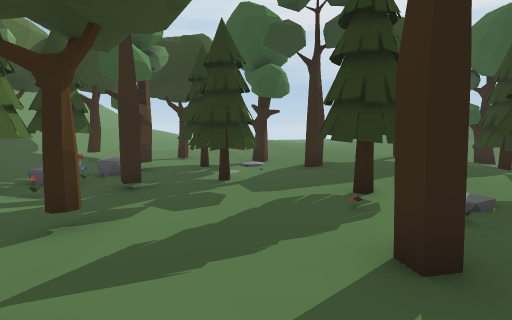
View 1 (above)

24 first-person views from a walk through a scene from a Unity 3-D project. The camera is 1.2 m above the floor, tilts 6° down and sees 80° across. The floor is counted in squares, 1 m on a side. Each view is taken from the middle of a square. On the plan, view 1 faces up. The plan holds only what a view shows up to about 13 squares ahead; the rest is blank. The place goes on beyond the plan. Some animated figures are not drawn.

View 2
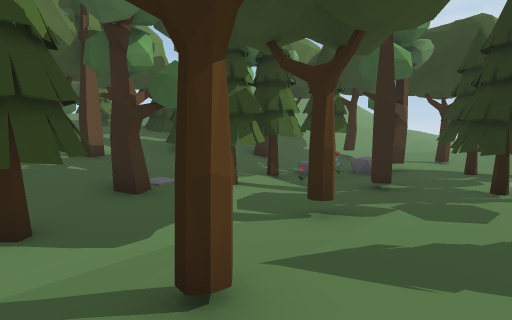

View 3
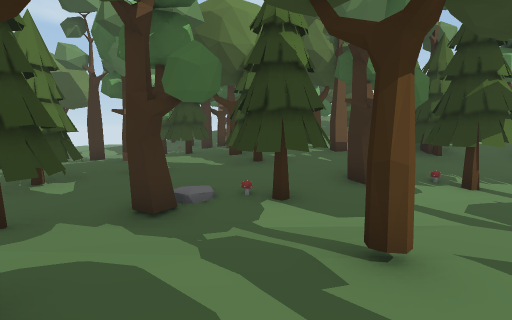

View 4
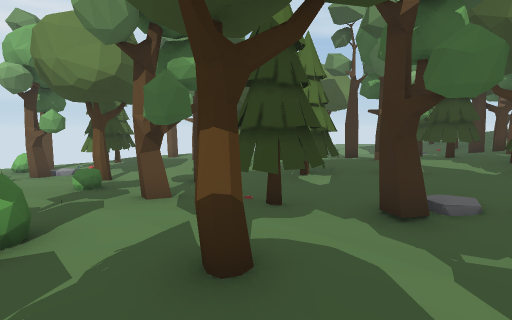

View 5
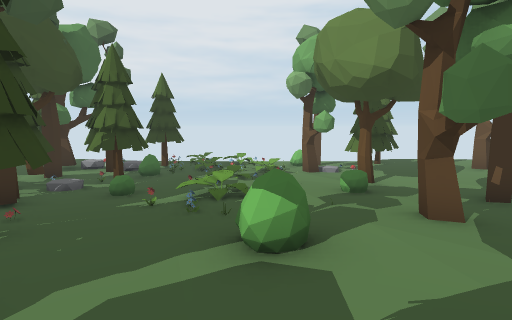

View 6
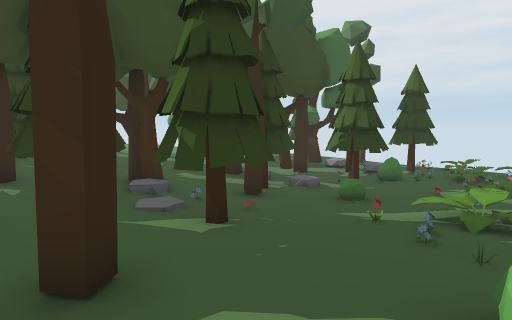

View 7
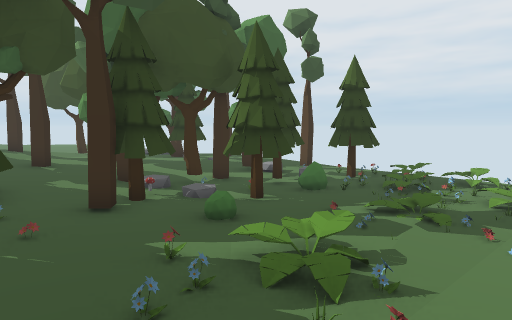

View 8
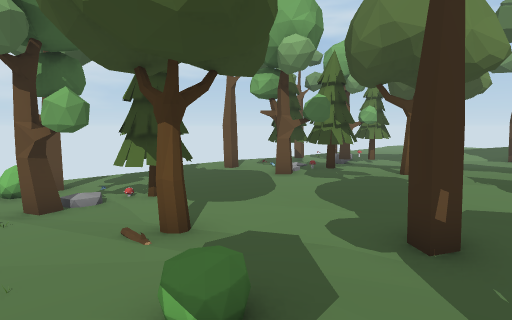

View 9
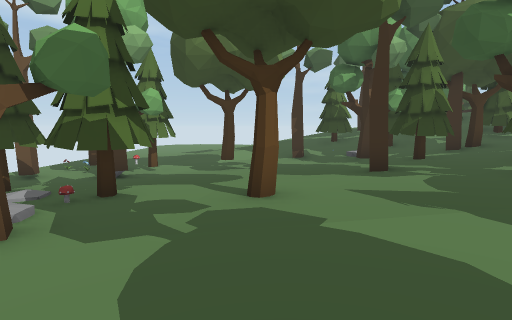

View 10
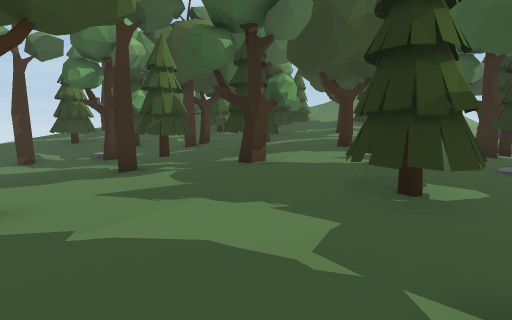

View 11
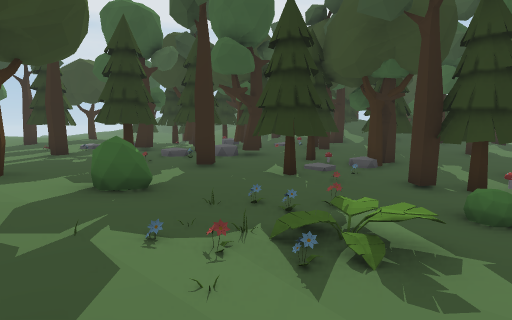

View 12
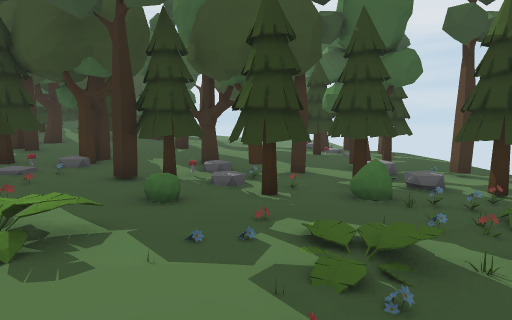

View 13
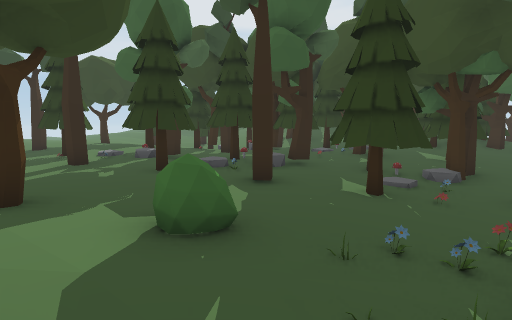

View 14
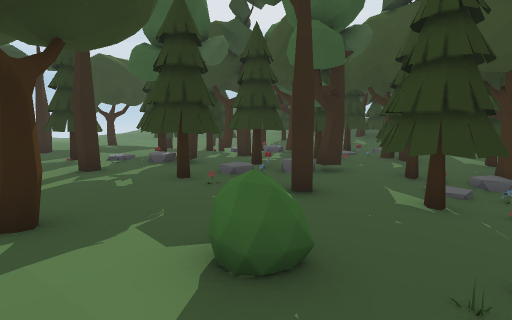

View 15
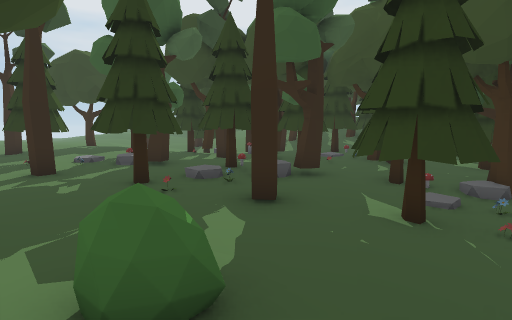

View 16
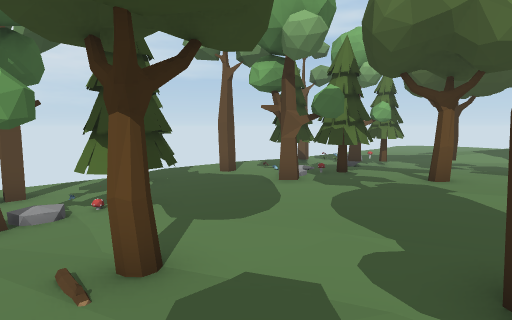

View 17
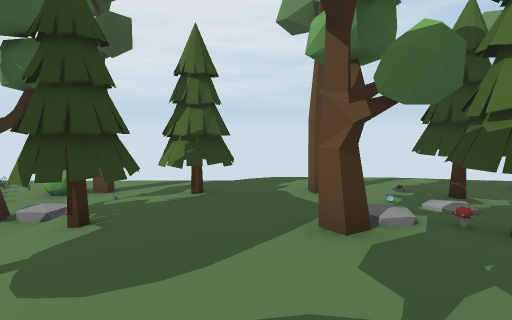

View 18
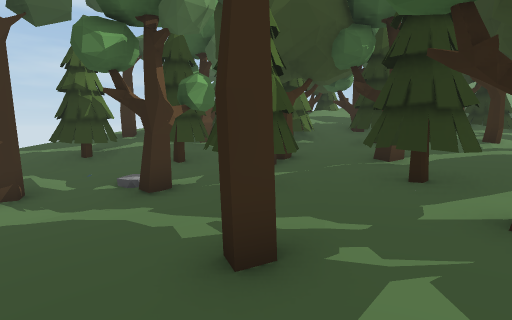

View 19
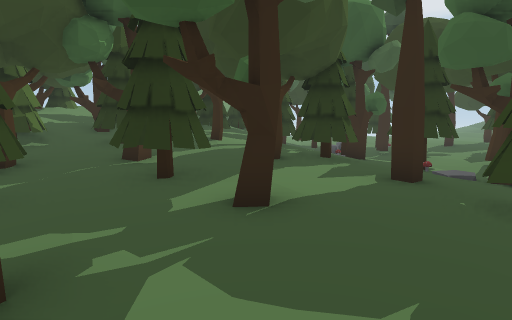

View 20
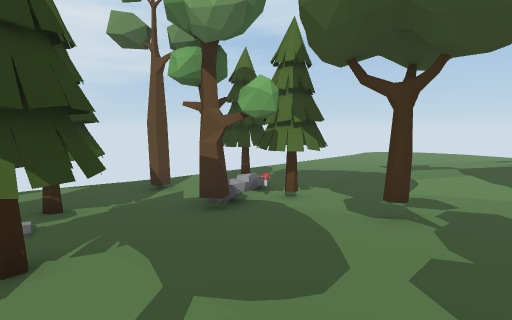

View 21
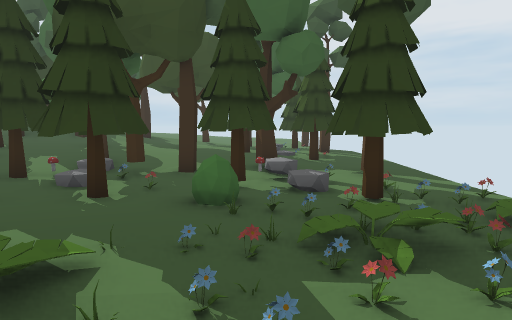

View 22
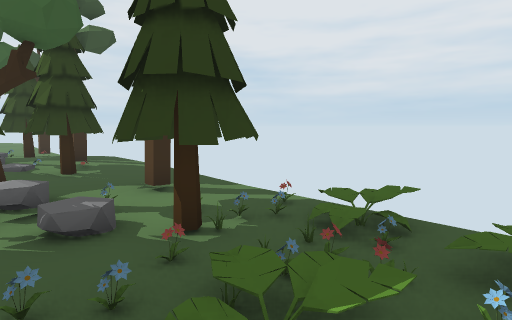

View 23
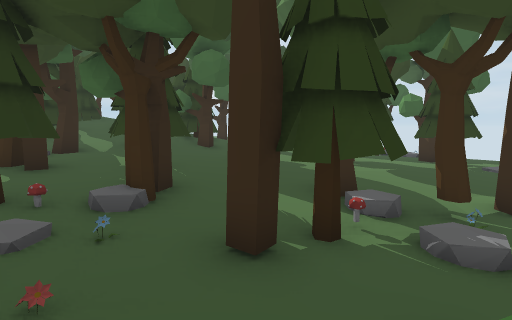

View 24
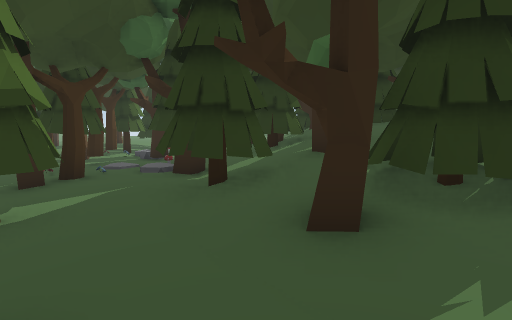

### Floor plan
Key: @ floor where view 1 was taken; . main floor; : floor 0.25 m higher than the main floor; + floor 0.5 m higher than the main floor; * floor 0.75 m higher than the main floor; % floor 1 m higher than the main floor; & floor 1.25 m higher than the main floor; $ floor 1.5 m higher than the main floor; / step, stairs or slope; T tree; B bush; O other object.
Columns run from 16 left of view 1 to 17 right of it. Each row starts with its distance up from view 1.
 15              ++
 14             +++
 13          /+ +T++ +***
 12        T//T +++TT+****
 11        T/ + ++TTTT**** TT
 10        ///TTTTTT++***T TT
  9          +TTT+T+++T**  T
  8        TT+TT:++TT++** *T
  7        /T+TT:TTTT++****
  6     TTT/T TT:::++TT+**
  5 O T/TT$TTT T:::++TTTT +TT
  4 OO TT$&%%TTT:TT+++TTTT+ TT
  3 OTTT T& T*TT::+++TT+TT+T+OT
  2 TTT  TTTT*TT+:+++T++T++T+TT    T
  1 TTTTT%%%TT*TT:T+++TT+TT+TTTT  T$
  0 TT%TTT%TTT TT:++@+TT/TTTTTTTTTT$TT
 -1  TTTTT%T*T*+TT+++++T+OT+TTT*TTT T
 -2  *T**TT****+TT+TT+++++T++TTTT%T
 -3 T+TT*TTT*TT+TTT++++TT+TTTT**TTT&&
 -4 TTTTT+TT**TT:TTT+B++TTTTTTTTTTTTT
 -5 +TTT++++++TT::TT++::TT/TTTTT*TTTT
 -6 ::::+T++++++::T++:::::::::+++T**
 -7 T.::::+++++:T::::O::..TTT:+TT++//T
 -8 ...::::+++:::.:::::...TTTT:++++
 -9 ....:::T:::::..::.....TTTT::::+
-10 .TT..:::::::..T......TTTT.:::T
-11 ......TTTT::......O.TTT.T..:::::
-12 .T....TTTT:.TTT......BTT...TTTT:
-13 TTTT...:.:..TTTT......TTTT.TTTT.
-14 .///.TTT...T....O....O///.TT//T.T
-15 TT...TT.TT.TT.......OOT...TT...TTT
-16 TT.T.......TT.TB.O...OT.T.TT.T..
-17 ..........//....................

Positions as (right, up) in squares from view 1, and headings:
1: (0, 0), facing up
2: (0, 0), facing up-left
3: (1, 0), facing left
4: (1, 0), facing down-left
5: (1, -1), facing down
6: (1, -2), facing down-right
7: (0, -5), facing down-right
8: (0, -6), facing down-left
9: (-4, -9), facing left
10: (-4, -9), facing up-left
11: (-1, -9), facing up-right
12: (-1, -10), facing right
13: (-1, -7), facing up-right
14: (-1, -6), facing up-right
15: (0, -6), facing up-right
16: (-1, -7), facing down-left
17: (-6, -8), facing down
18: (-9, -8), facing up-left
19: (-9, -8), facing up
20: (-9, -8), facing down-left
21: (0, -13), facing right
22: (2, -13), facing down-right
23: (3, -7), facing right
24: (13, -8), facing up
